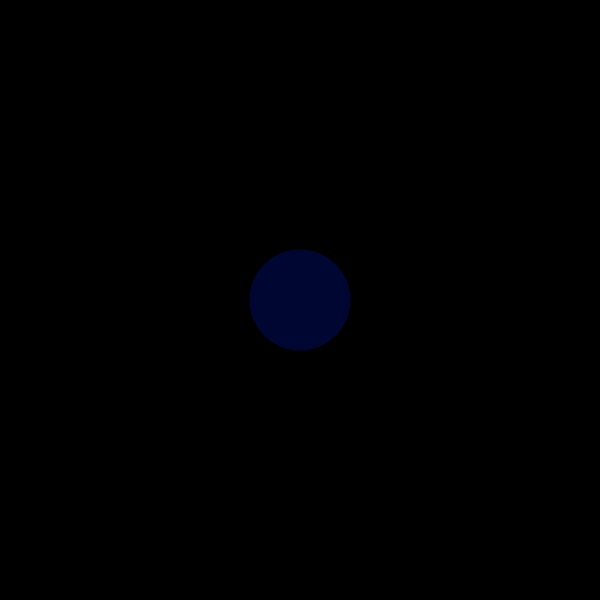
Frame 1 (no input)
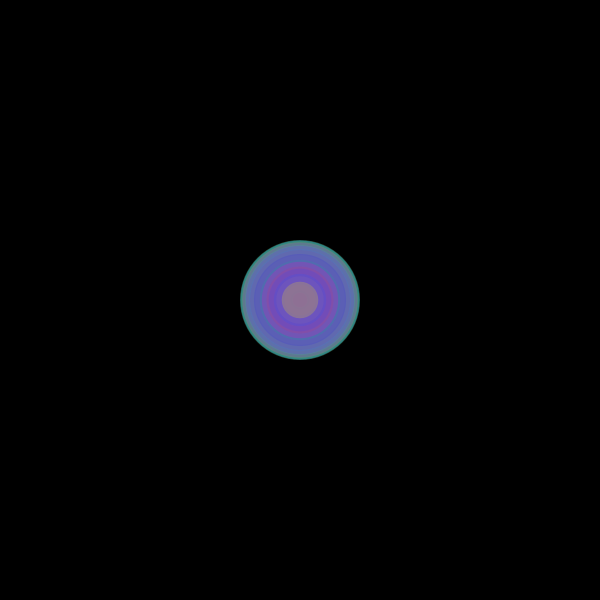
Frame 60 (the mouse pressed at the canvas centre just before this capture)
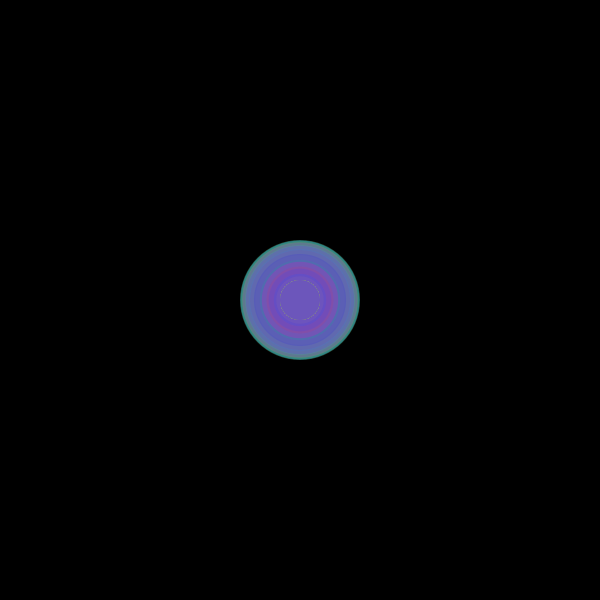
Frame 120 (the mouse held since frame 60 and released just before this capture)

The Processing sketch that drew these frames (run headless with seeded random() and noise(); from frame 60 on, the mouse is pressed at the canvas centre):

// Processing sketch: processing_172007
// ── processing_172007.pde

int counter;

void setup() {  //setup function called initially, only once
  size(600, 600);
  background(0);  //set background black
  colorMode(HSB);   //set colors to Hue, Saturation, Brightness mode
  counter = 0;
}

void draw() {  //draw function loops 
  counter++;
  noStroke();
  fill(random(255),255,255,50);  //set colors to maximum saturation and brightness
  
  if(mousePressed == true) { //add some interaction
    ellipse(mouseX, mouseY, 40, 40);
  }
  else {
    ellipse(width/2, height/2, 120*sin(counter), 120*sin(counter));
  }
}
